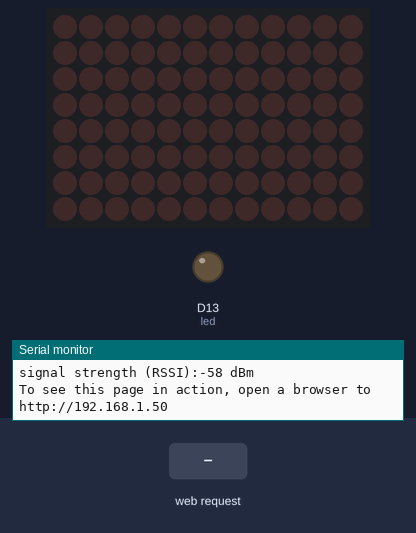
Simulated run of this sketch. Board: Arduino Uno R4 WiFi. Parts: 12×8 LED matrix, output pins drawn as LEDs (lit = HIGH), the last lines printed to the serial monitor. The test bench sets the inputs (shaded band). WiFi joins after 1.5 s; servers stay silent unless stated; not simulated (calls return 0 or success): arduino_secrets.h.

Above: at 12.7 s.
12.8 s: HTTP request GET /B received
At 14.0 s:
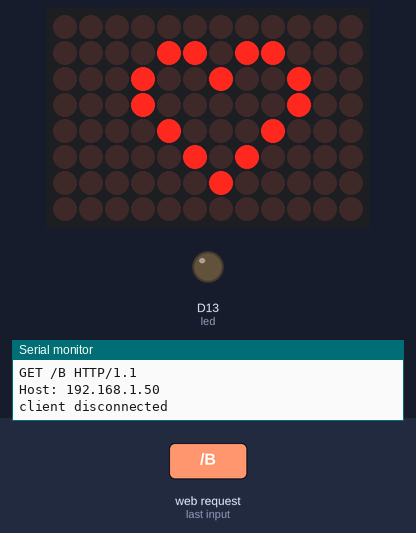
15.8 s: HTTP request GET /H received
At 16.35 s:
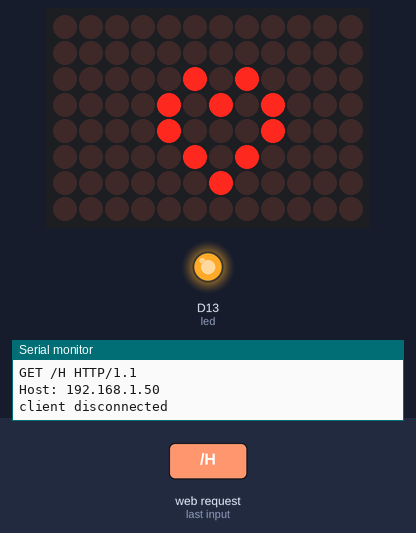
18.8 s: HTTP request GET /L received
At 19.39 s:
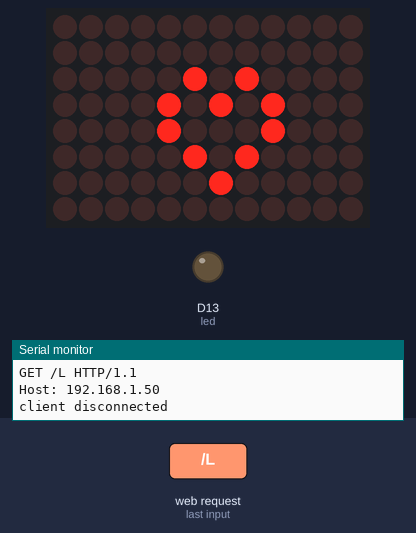
Timing chart, 0 to 21.8 s (numbered marks = the images above; inputs shaded):
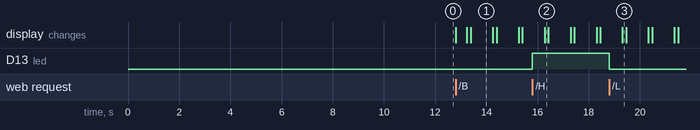

Measured:
- after the input at 12.8 s, the display: changes at once (image 1)
- after the input at 15.8 s, D13 (led): LOW → HIGH at once
- after the input at 18.8 s, D13 (led): HIGH → LOW at once
- what the display in image 1 shows lasts 0.8 s, from 13.4 s to 14.2 s

The sketch:

SimpleWebServerWiFi.ino
```cpp
/*
  WiFi Web Server LED Blink

  A simple web server that lets you blink an LED via the web.
  This sketch will print the IP address of your WiFi module (once connected)
  to the Serial Monitor. From there, you can open that address in a web browser
  to turn on and off the LED_BUILTIN.

  If the IP address of your board is yourAddress:
  http://yourAddress/H turns the LED on
  http://yourAddress/L turns it off

  This example is written for a network using WPA encryption. For
  WEP or WPA, change the WiFi.begin() call accordingly.

  Circuit:
  * Board with NINA module (Arduino MKR WiFi 1010, MKR VIDOR 4000 and Uno WiFi Rev.2)
  * LED attached to pin 9

  created 25 Nov 2012
  by Tom Igoe

  Find the full UNO R4 WiFi Network documentation here:
  https://docs.arduino.cc/tutorials/uno-r4-wifi/wifi-examples#simple-webserver
 */

#include "WiFiS3.h"
#include "Arduino_LED_Matrix.h"
#include <stdint.h>

ArduinoLEDMatrix matrix;
#include "arduino_secrets.h"
///////please enter your sensitive data in the Secret tab/arduino_secrets.h
char ssid[] = SECRET_SSID;        // your network SSID (name)
char pass[] = SECRET_PASS;    // your network password (use for WPA, or use as key for WEP)
int keyIndex = 0;                 // your network key index number (needed only for WEP)

int led =  LED_BUILTIN;
int status = WL_IDLE_STATUS;
WiFiServer server(80);

const uint32_t heartFrames[][4] = {
  {
    0xd812,
    0x41040880,
    0x50020000,
    432
  },
  {
    0x5,
    0xa80880,
    0x50020000,
    150
  },
  {
    0xd812,
    0x41040880,
    0x50020000,
    432
  }
};

const uint32_t blank[] = {
    0x0,
    0x0,
    0x0,
    0xffffffff
};
bool heartVisible = false;

void setup() {
  Serial.begin(9600);      // initialize serial communication
  pinMode(led, OUTPUT);      // set the LED pin mode
  matrix.begin();

  // check for the WiFi module:
  if (WiFi.status() == WL_NO_MODULE) {
    Serial.println("Communication with WiFi module failed!");
    // don't continue
    while (true);
  }

  String fv = WiFi.firmwareVersion();
  if (fv < WIFI_FIRMWARE_LATEST_VERSION) {
    Serial.println("Please upgrade the firmware");
  }

  // attempt to connect to WiFi network:
  while (status != WL_CONNECTED) {
    Serial.print("Attempting to connect to Network named: ");
    Serial.println(ssid);                   // print the network name (SSID);

    // Connect to WPA/WPA2 network. Change this line if using open or WEP network:
    status = WiFi.begin(ssid, pass);
    // wait 10 seconds for connection:
    delay(10000);
  }
  server.begin();                           // start the web server on port 80
  printWifiStatus();                        // you're connected now, so print out the status
}

void loop() {
  WiFiClient client = server.available();   // listen for incoming clients

  if (client) {                             // if you get a client,
    Serial.println("new client");           // print a message out the serial port
    String currentLine = "";                // make a String to hold incoming data from the client
    while (client.connected()) {            // loop while the client's connected
      if (client.available()) {             // if there's bytes to read from the client,
        char c = client.read();             // read a byte, then
        Serial.write(c);                    // print it out to the serial monitor
        if (c == '\n') {                    // if the byte is a newline character

          // if the current line is blank, you got two newline characters in a row.
          // that's the end of the client HTTP request, so send a response:
          if (currentLine.length() == 0) {
            // HTTP headers always start with a response code (e.g. HTTP/1.1 200 OK)
            // and a content-type so the client knows what's coming, then a blank line:
            client.println("HTTP/1.1 200 OK");
            client.println("Content-type:text/html");
            client.println();

            // the content of the HTTP response follows the header:
            client.print("<p style=\"font-size:4vw;\">Click <a href=\"/H\">here</a> turn the LED on<br></p>");
            client.print("<p style=\"font-size:4vw;\">Click <a href=\"/L\">here</a> turn the LED off<br></p>");
            if (heartVisible) {
              client.print("<p style=\"font-size:4vw;\">Click <a href=\"/B\">here</a> to hide my heart<br></p>");
            } else {
              client.print("<p style=\"font-size:4vw;\">Click <a href=\"/B\">here</a> to see if my heart beats for you<br></p>");
            }
            // The HTTP response ends with another blank line:
            client.println();
            // break out of the while loop:
            break;
          } else {    // if you got a newline, then clear currentLine:
            currentLine = "";
          }
        } else if (c != '\r') {  // if you got anything else but a carriage return character,
          currentLine += c;      // add it to the end of the currentLine
        }

        // Check to see if the client request was "GET /H" or "GET /L":
        if (currentLine.endsWith("GET /H")) {
          digitalWrite(LED_BUILTIN, HIGH);               // GET /H turns the LED on
        }
        if (currentLine.endsWith("GET /L")) {
          digitalWrite(LED_BUILTIN, LOW);                // GET /L turns the LED off
        }
        if (currentLine.endsWith("GET /B")) {
          heartVisible = !heartVisible;

          if (heartVisible) {
            matrix.loadSequence(heartFrames);
            matrix.play(true);
          } else {
            matrix.sequenceDone();
            matrix.loadFrame(blank);
          }
        }
      }

    }
    // close the connection:
    client.stop();
    Serial.println("client disconnected");
  }
}

void printWifiStatus() {
  // print the SSID of the network you're attached to:
  Serial.print("SSID: ");
  Serial.println(WiFi.SSID());

  // print your board's IP address:
  IPAddress ip = WiFi.localIP();
  Serial.print("IP Address: ");
  Serial.println(ip);

  // print the received signal strength:
  long rssi = WiFi.RSSI();
  Serial.print("signal strength (RSSI):");
  Serial.print(rssi);
  Serial.println(" dBm");
  // print where to go in a browser:
  Serial.print("To see this page in action, open a browser to http://");
  Serial.println(ip);
}
```
